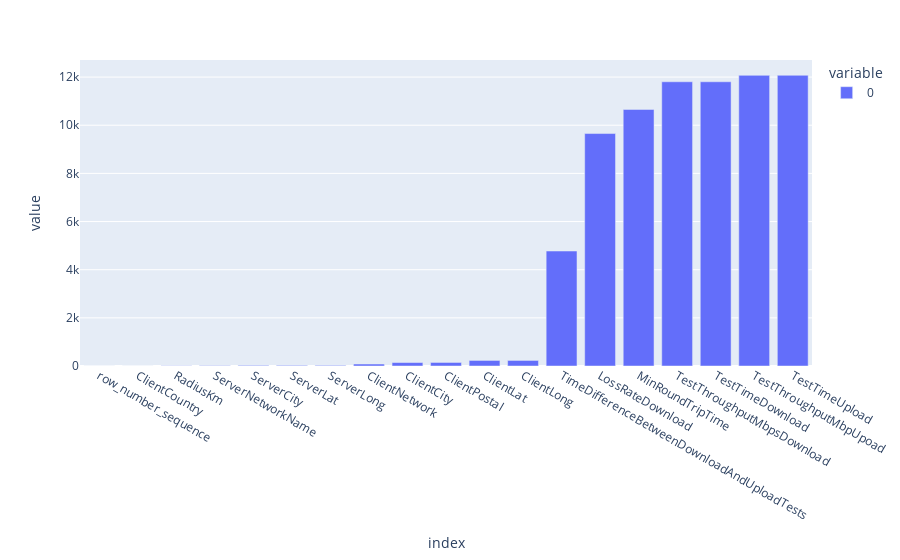

Notebook source saved alongside this figure:
### Code cell
px.bar(july20_df.nunique().sort_values())

### Figure 1 — Plotly figure (JSON) as saved in the notebook; plotly's stock layout.template omitted (floating-point values rounded to 4 significant figures)
{"data": [{"alignmentgroup": "True", "hovertemplate": "variable=0<br>index=%{x}<br>value=%{y}<extra></extra>", "legendgroup": "0", "marker": {"color": "#636efa"}, "name": "0", "offsetgroup": "0", "orientation": "v", "showlegend": true, "textposition": "auto", "type": "bar", "x": ["row_number_sequence", "ClientCountry", "RadiusKm", "ServerNetworkName", "ServerCity", "ServerLat", "ServerLong", "ClientNetwork", "ClientCity", "ClientPostal", "ClientLat", "ClientLong", "TimeDifferenceBetweenDownloadAndUploadTests", "LossRateDownload", "MinRoundTripTime", "TestThroughputMbpsDownload", "TestTimeDownload", "TestThroughputMbpUpoad", "TestTimeUpload"], "xaxis": "x", "y": [1, 1, 9, 15, 25, 25, 25, 82, 143, 147, 231, 231, 4775, 9655, 10656, 11805, 11805, 12072, 12074], "yaxis": "y"}], "layout": {"barmode": "relative", "legend": {"title": {"text": "variable"}, "tracegroupgap": 0}, "margin": {"t": 60}, "xaxis": {"anchor": "y", "domain": [0, 1], "title": {"text": "index"}}, "yaxis": {"anchor": "x", "domain": [0, 1], "title": {"text": "value"}}}}
